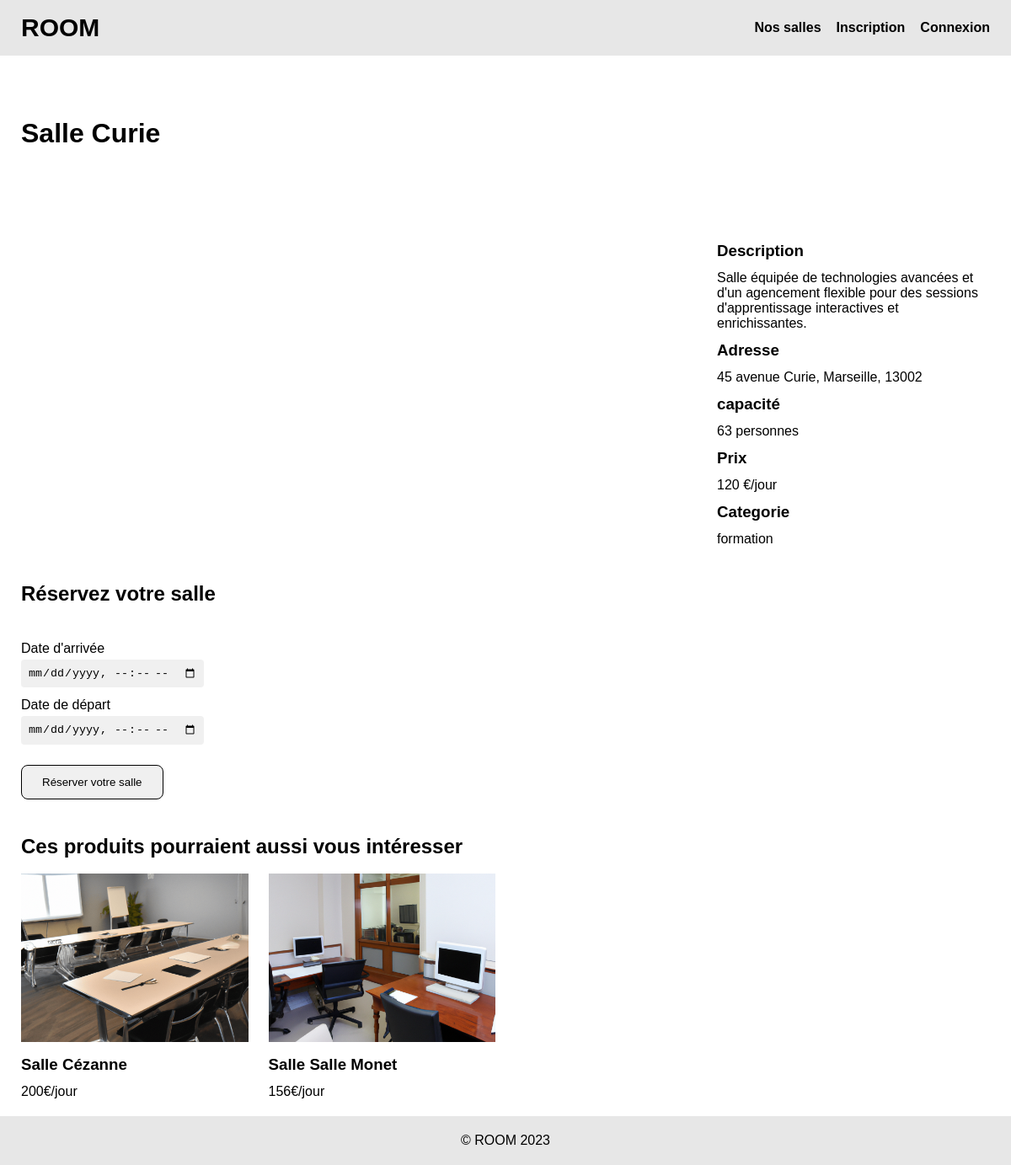
/fiche_produit.php?id_salle=9, run on the app's committed database.
### tables this page shows
CREATE TABLE IF NOT EXISTS `salle` (
  `id_salle` int NOT NULL AUTO_INCREMENT,
  `titre` varchar(200) NOT NULL,
  `prix` int NOT NULL,
  `description` text NOT NULL,
  `photo` varchar(200) NOT NULL,
  `pays` varchar(20) NOT NULL,
  `ville` varchar(20) NOT NULL,
  `adresse` varchar(20) NOT NULL,
  `cp` int NOT NULL,
  `capacite` int NOT NULL,
  `categorie` enum('reunion','bureau','formation','') NOT NULL,
  PRIMARY KEY (`id_salle`)
);

### include/affichage.php (called while the page is built, shortened)
<?php
    $afficheCards = $pdo->query("SELECT DISTINCT titre, description, prix, id_salle, photo, categorie FROM salle ORDER BY titre ASC");
    if(isset($_GET['id_salle'])){
        $afficheProduit = $pdo->query("SELECT * FROM salle WHERE id_salle = '$_GET[id_salle]' ");
        $produit = $afficheProduit -> fetch(PDO::FETCH_ASSOC);
    }

### fiche_produit.php (the view, shortened to what this page needs)
<?php
require_once('include/init.php');
require_once('include/affichage.php');
?>
<?php require_once('include/header.php');?>
    <div class="globalContainer">
            <main>
                <div class="containerFicheProduit">
                    <div class="titreNote">
                        <h1>Salle <?= $produit['titre']?></h1>
                    </div>
                    <div class="imageDescription">
                        <div class="imageProduit">
                        </div>
                        <div class="descriptionProduit">
                            <div class="descriptionCategorie">
                                <h3>Description</h3>
                                <p class="description"><?= $produit['description']?></p>
                            </div>
                            <div class="descriptionCategorie">
                                <h3>Adresse</h3>
                                <p class="description"><?= $produit['adresse'].', '. $produit['ville'].', '. $produit['cp'] ?></p>
                            </div>
                            <div class="descriptionCategorie">
                                <h3>capacité</h3>
                                <p class="description"><?= $produit['capacite']?> personnes</p>
                            </div>
                            <div class="descriptionCategorie">
                                <h3>Prix</h3>
                                <p class="description"><?= $produit['prix']?> €/jour</p>
                            </div>
                            <div class="descriptionCategorie">
                                <h3>Categorie</h3>
                                <p class="description"><?= $produit['categorie']?></p>
                            </div>
                        </div>
                    </div>
                    <div class="reservationSalle">
                        <h2>Réservez votre salle</h2>
                        <form action="" class="inscriptionForm form" method="POST" enctype="multipart/form-data">
                            <div class="champInput">
                                <label class="" for="date_arrivee">
                                Date d'arrivée
                                </label>
                                <input type="datetime-local" id="date_arrivee" name="date_arrivee" value="">
                            </div>
                            <div class="champInput">
                                <label class="" for="date_depart">
                                Date de départ
                                </label>
                                <input type="datetime-local" id="date_depart" name="date_depart" value="">
                            </div>
                            <div class="champInput">
                                <button name="buttonReservationSalle" class="buttonFormulaire">Réserver votre salle</button>
                            </div>
                        </form>
                    </div>
                    <div class="containerAutresProduits">
                            <h2>Ces produits pourraient aussi vous intéresser</h2>
                        <div class="gridProduit">
                            <?php while($cards = $afficheCards ->fetch(PDO::FETCH_ASSOC)): ?>
                                <?php if($cards['categorie'] == $produit['categorie'] && $cards['id_salle'] != $produit['id_salle']):?>
                                    <a href="fiche_produit.php?id_salle=<?=$cards['id_salle']?>" class="containerCardSAlle">
                                        <div class="containerImage">
                                            <img src="<?= URL ?>img/<?=$cards['photo']?>" alt="">
                                        </div>
                                        <div class="titreSalle">
                                            <h3>Salle <?=$cards['titre'] ?></h3>
                                        </div>
                                        <p class="prix"><?=$cards['prix'] ?>€/jour</p>
                                    </a>
                                <?php endif;?>
                            <?php endwhile; ?>
                        </div>
                    </div>
                </div>
            </main>
    </div>
<?php require_once('include/footer.php');?>

### css/style.css (style rules this page uses)
* { box-sizing: border-box; margin: 0; padding : 0; list-style: none; }
a, a:hover, a:active, a:visited { text-decoration: none; color: black; }
body { min-height: 100dvh; display: flex; flex-direction: column; justify-content: space-between; font-family: 'Gill Sans', 'Gill Sans MT', Calibri, 'Trebuchet MS', sans-serif; }
h1 { padding : 24px 0; text-align: center; margin: 30px 0 50px; }
h2 { padding : 18px 0; }
h3 { padding : 12px 0; }
main { padding : 20px 25px; }
.form { display: flex; flex-direction: column; gap: 12px; }
.champInput { display: flex; flex-direction: column; gap: 4px; width: fit-content; }
.globalContainer { display: flex; flex-direction: column; justify-content: space-between; flex:1; }
.champInput input, .champInput textarea, .champInput select { padding: 8px; border-radius: 4px; border: none; background-color: rgba(238, 238, 238, 0.884); }
.buttonFormulaire { padding: 12px 24px; border-radius: 8px; cursor: pointer; border: 1px solid black; background-color: rgba(238, 238, 238, 0.884); }

### css/index.css (style rules this page uses)
.containerFicheProduit { display: flex; flex-direction: column; gap: 24px; }
.gridProduit { display: grid; grid-template-columns: repeat(4, minmax(170px, 300px)); gap : 24px; width: fit-content; margin: auto; }
.containerCardSAlle { display : flex; flex-direction: column; gap: 12px; }
.containerCardSAlle h3 { padding: 0; }
.containerImage img { width: 100%; object-fit: cover; height: 200px; }

### css/ficheProduit.css (style rules this page uses)
.containerFicheProduit { max-width: 1200px; margin: auto; }
.titreNote { display: flex; align-items: center; gap: 16px; }
.imageDescription { display: flex; gap: 16px; width: 100%; }
.descriptionProduit { flex:2 ; }
.imageProduit { flex: 5; }

### data on the page
salle: titre "Curie", description "Salle équipée de technologies avancées et d'un agencement flexible pour des sessions d'apprentissage interactives et enrichissantes.", adresse "45 avenue Curie", ville "Marseille", cp "13002", capacite "63", prix "120", categorie "formation"
salle: photo (picture), titre "Cézanne", prix "200"
salle: photo (picture), titre "Salle Monet", prix "156"
